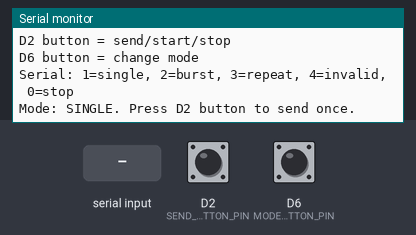
This sketch was run on a simulated ESP8266 (NodeMCU). Shown: the last lines printed to the serial monitor. The test bench sets the inputs (shaded band); at power-on: D2 (SEND_BUTTON_PIN) HIGH, D6 (MODE_BUTTON_PIN) HIGH. WiFi joins after 1.5 s; servers stay silent unless stated.

Above: at 2.7 s.
2.8 s: D2 (SEND_BUTTON_PIN) pulled LOW for 0.15 s
At 4.1 s:
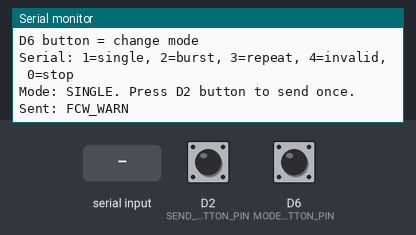
4.4 s: D6 (MODE_BUTTON_PIN) pulled LOW for 0.15 s
At 5.5 s:
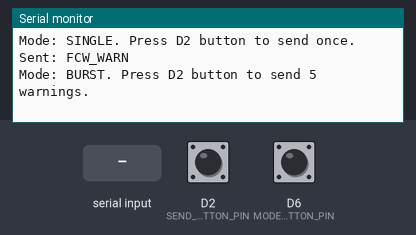
6.0 s: "3\n" received over Serial
At 7.2 s:
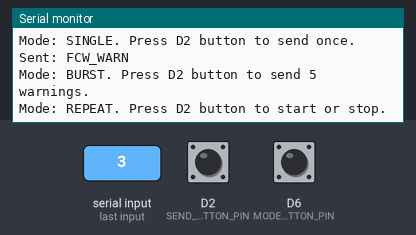
7.5 s: D2 (SEND_BUTTON_PIN) pulled LOW for 1 s
At 7.9 s:
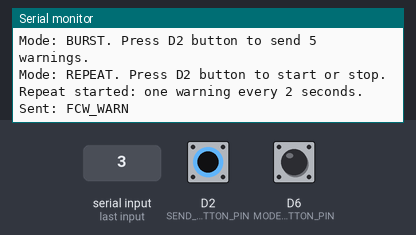
10.0 s: D6 (MODE_BUTTON_PIN) pulled LOW for 1 s
At 10.9 s:
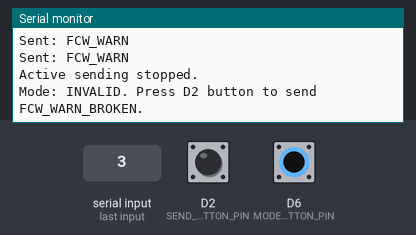
12.5 s: "0\n" received over Serial
At 13.4 s:
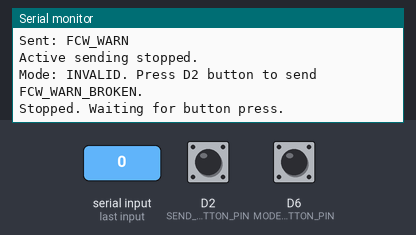

Measured:
- after the input at 2.8 s, the serial monitor: prints a new line after 0.05 s (image 1)
- after the input at 4.4 s, the serial monitor: prints a new line after 0.05 s (image 2)
- after the input at 6.0 s, the serial monitor: prints a new line at once (image 3)
- after the input at 7.5 s, the serial monitor: prints a new line after 0.05 s (image 4)
- after the input at 10.0 s, the serial monitor: prints a new line after 0.05 s (image 5)
- after the input at 12.5 s, the serial monitor: prints a new line at once (image 6)

The sketch:

attacker.ino
```cpp
#include <ESP8266WiFi.h>
#include <WiFiUdp.h>

// =========================
// Wi-Fi settings
// =========================
const char* ssid = "WIFI";
const char* password = "PASSWORD";

const IPAddress defenderIP(192, 168, 1, 112);
const unsigned int defenderPort = 4210;

WiFiUDP udp;

// =========================
// Button settings
// =========================
const int SEND_BUTTON_PIN = D2;
const int MODE_BUTTON_PIN = D6;

const unsigned long DEBOUNCE_MS = 50;

struct ButtonState {
  int pin;
  bool lastReading;
  bool stableState;
  unsigned long changedAt;
};

ButtonState sendButton = {
  SEND_BUTTON_PIN, HIGH, HIGH, 0
};

ButtonState modeButton = {
  MODE_BUTTON_PIN, HIGH, HIGH, 0
};

// =========================
// Sender modes
// =========================
enum SenderMode {
  MODE_SINGLE,
  MODE_BURST,
  MODE_REPEAT,
  MODE_INVALID
};

SenderMode currentMode = MODE_SINGLE;

// =========================
// Sending settings
// =========================
const unsigned int BURST_COUNT = 5;
const unsigned long BURST_INTERVAL_MS = 250;
const unsigned long REPEAT_INTERVAL_MS = 2000;

bool burstActive = false;
bool repeatActive = false;

unsigned int burstSent = 0;
unsigned long lastSendAt = 0;

// =========================
// Button helpers
// =========================
void initializeButton(ButtonState& button) {
  pinMode(button.pin, INPUT_PULLUP);

  button.lastReading = digitalRead(button.pin);
  button.stableState = button.lastReading;
  button.changedAt = millis();
}

bool buttonPressed(ButtonState& button) {
  bool reading = digitalRead(button.pin);
  unsigned long now = millis();

  if (reading != button.lastReading) {
    button.lastReading = reading;
    button.changedAt = now;
  }

  if (now - button.changedAt >= DEBOUNCE_MS &&
      reading != button.stableState) {
    button.stableState = reading;

    return button.stableState == LOW;
  }

  return false;
}

// =========================
// Mode control
// =========================
void stopSending() {
  burstActive = false;
  repeatActive = false;
}

void printCurrentMode() {
  switch (currentMode) {
    case MODE_SINGLE:
      Serial.println(
        "Mode: SINGLE. Press D2 button to send once."
      );
      break;

    case MODE_BURST:
      Serial.println(
        "Mode: BURST. Press D2 button to send 5 warnings."
      );
      break;

    case MODE_REPEAT:
      Serial.println(
        "Mode: REPEAT. Press D2 button to start or stop."
      );
      break;

    case MODE_INVALID:
      Serial.println(
        "Mode: INVALID. Press D2 button to send FCW_WARN_BROKEN."
      );
      break;
  }
}

void selectMode(SenderMode newMode) {
  bool wasSending = burstActive || repeatActive;

  stopSending();
  currentMode = newMode;

  if (wasSending) {
    Serial.println("Active sending stopped.");
  }

  printCurrentMode();
}

void cycleMode() {
  switch (currentMode) {
    case MODE_SINGLE:
      selectMode(MODE_BURST);
      break;

    case MODE_BURST:
      selectMode(MODE_REPEAT);
      break;

    case MODE_REPEAT:
      selectMode(MODE_INVALID);
      break;

    case MODE_INVALID:
      selectMode(MODE_SINGLE);
      break;
  }
}

// =========================
// Send a text packet
// =========================
bool sendPacket(const char* payload) {
  if (WiFi.status() != WL_CONNECTED) {
    Serial.println("Not sent: Wi-Fi disconnected.");
    return false;
  }

  if (!udp.beginPacket(defenderIP, defenderPort)) {
    Serial.println("Send failed: could not start UDP packet.");
    return false;
  }

  udp.print(payload);

  if (udp.endPacket() != 1) {
    Serial.println("Send failed: UDP transmission error.");
    return false;
  }

  Serial.print("Sent: ");
  Serial.println(payload);

  return true;
}

bool sendWarning() {
  return sendPacket("FCW_WARN");
}

// =========================
// Serial commands
// =========================
bool handleSerial() {
  bool commandHandled = false;

  while (Serial.available() > 0) {
    char command = Serial.read();

    switch (command) {
      case '1':
        selectMode(MODE_SINGLE);
        commandHandled = true;
        break;

      case '2':
        selectMode(MODE_BURST);
        commandHandled = true;
        break;

      case '3':
        selectMode(MODE_REPEAT);
        commandHandled = true;
        break;

      case '4':
        selectMode(MODE_INVALID);
        commandHandled = true;
        break;

      case '0':
        stopSending();
        Serial.println("Stopped. Waiting for button press.");
        commandHandled = true;
        break;

      case '\r':
      case '\n':
      case ' ':
        break;

      default:
        Serial.println(
          "Commands: 1=single, 2=burst, 3=repeat, 4=invalid, 0=stop."
        );
        break;
    }
  }

  return commandHandled;
}

// =========================
// Send-button action
// =========================
void handleSendButton() {
  if (currentMode == MODE_REPEAT && repeatActive) {
    stopSending();
    Serial.println("Repeat stopped.");
    return;
  }

  if (burstActive) {
    Serial.println("Burst already running; button press ignored.");
    return;
  }

  if (WiFi.status() != WL_CONNECTED) {
    Serial.println("Cannot start: Wi-Fi disconnected.");
    return;
  }

  switch (currentMode) {
    case MODE_SINGLE:
      sendWarning();
      break;

    case MODE_BURST:
      burstSent = 0;
      burstActive = true;
      lastSendAt = millis() - BURST_INTERVAL_MS;
      Serial.println("Burst started.");
      break;

    case MODE_REPEAT:
      repeatActive = true;
      lastSendAt = millis() - REPEAT_INTERVAL_MS;
      Serial.println("Repeat started: one warning every 2 seconds.");
      break;

    case MODE_INVALID:
      sendPacket("FCW_WARN_BROKEN");
      break;
  }
}

// =========================
// Sending scheduler
// =========================
void updateSending() {
  if (!burstActive && !repeatActive) {
    return;
  }

  if (WiFi.status() != WL_CONNECTED) {
    stopSending();
    Serial.println("Sending stopped: Wi-Fi disconnected.");
    return;
  }

  unsigned long now = millis();

  unsigned long interval = burstActive
    ? BURST_INTERVAL_MS
    : REPEAT_INTERVAL_MS;

  if (now - lastSendAt < interval) {
    return;
  }

  lastSendAt = now;

  if (!sendWarning()) {
    stopSending();
    Serial.println("Sending stopped after send failure.");
    return;
  }

  if (burstActive) {
    burstSent++;

    Serial.print("Burst progress: ");
    Serial.print(burstSent);
    Serial.print("/");
    Serial.println(BURST_COUNT);

    if (burstSent >= BURST_COUNT) {
      burstActive = false;
      Serial.println("Burst complete. Waiting for button press.");
    }
  }
}

// =========================
// Discard incoming ACKs
// =========================
void drainReplies() {
  int packetSize = udp.parsePacket();

  if (packetSize > 0) {
    char buffer[64];

    while (udp.available() > 0) {
      udp.read(buffer, sizeof(buffer));
    }
  }
}

// =========================
// Setup
// =========================
void setup() {
  Serial.begin(115200);

  initializeButton(sendButton);
  initializeButton(modeButton);

  WiFi.mode(WIFI_STA);
  WiFi.begin(ssid, password);

  Serial.println();
  Serial.print("Connecting to Wi-Fi");

  while (WiFi.status() != WL_CONNECTED) {
    delay(500);
    Serial.print(".");
  }

  Serial.println();
  Serial.println("Wi-Fi connected");

  Serial.print("Attacker IP: ");
  Serial.println(WiFi.localIP());

  if (udp.begin(4211) != 1) {
    Serial.println("Warning: could not open local UDP port.");
  }

  // Refresh button states after the connection wait.
  initializeButton(sendButton);
  initializeButton(modeButton);

  Serial.println();
  Serial.println("Attacker ready.");
  Serial.println("D2 button = send/start/stop");
  Serial.println("D6 button = change mode");
  Serial.println(
    "Serial: 1=single, 2=burst, 3=repeat, 4=invalid, 0=stop"
  );

  printCurrentMode();
}

// =========================
// Main loop
// =========================
void loop() {
  bool serialControlUsed = handleSerial();

  bool modePressed = buttonPressed(modeButton);
  bool sendPressed = buttonPressed(sendButton);

  // Mode selection takes priority over sending.
  if (modePressed) {
    cycleMode();
  } else if (sendPressed && !serialControlUsed) {
    handleSendButton();
  }

  updateSending();
  drainReplies();
}
```
